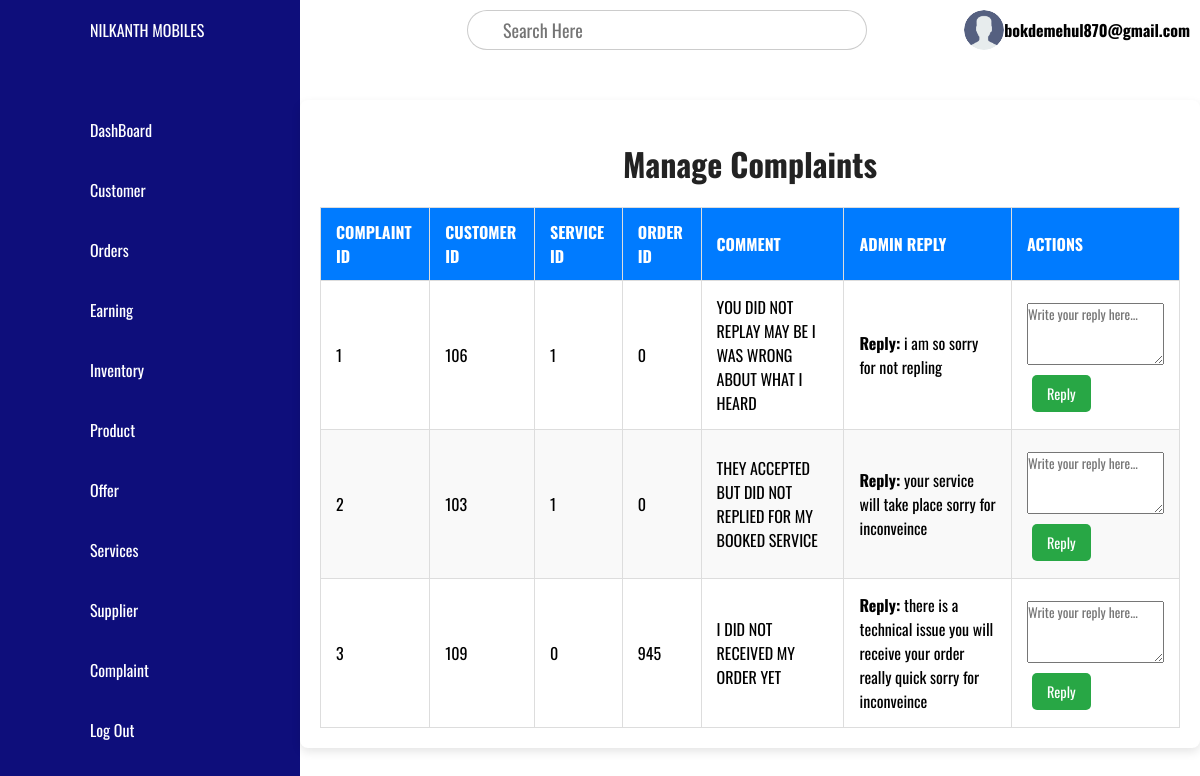
Screenshot of /project/admin/module/complaint.php (signed in) with the database file from the repository.
### tables this page shows
CREATE TABLE `complaint` (
  `COMPLAINT_ID` int(11) NOT NULL,
  `CUSTOMER_ID` int(11) DEFAULT NULL,
  `SERVICE_ID` int(11) DEFAULT NULL,
  `ORDER_ID` int(11) DEFAULT NULL,
  `COMMENT` varchar(250) DEFAULT NULL,
  `REPLY` varchar(500) DEFAULT NULL
);

### project/admin/module/complaint.php (the view, shortened to what this page needs)
<?php
require_once "/xampp/htdocs/Project/config/db.php";
$complaintQuery = "SELECT * FROM complaint";
$complaintResult = $conn->query($complaintQuery);
?>
<!DOCTYPE html>
<html lang="en">
<head>
</head>
<body>
    <?php require_once "../Nav.php" ?>
    <div class="main">
        <?php require_once "../main.php" ?>
        <div class="complaint-container">
            <h1>Manage Complaints</h1>
            <?php if ($complaintResult->num_rows > 0): ?>
                <table>
                    <thead>
                        <tr>
                            <th>Complaint ID</th>
                            <th>Customer ID</th>
                            <th>Service ID</th>
                            <th>Order ID</th>
                            <th>Comment</th>
                            <th>Admin Reply</th>
                            <th>Actions</th>
                        </tr>
                    </thead>
                    <tbody>
                        <?php while ($complaint = $complaintResult->fetch_assoc()): ?>
                            <tr>
                                <td><?php echo htmlspecialchars($complaint['COMPLAINT_ID']); ?></td>
                                <td><?php echo htmlspecialchars($complaint['CUSTOMER_ID']); ?></td>
                                <td><?php echo htmlspecialchars($complaint['SERVICE_ID']); ?></td>
                                <td><?php echo htmlspecialchars($complaint['ORDER_ID']); ?></td>
                                <td><?php echo htmlspecialchars($complaint['COMMENT']); ?></td>
                                <td>
                                    <?php if (!empty($complaint['REPLY'])): ?>
                                        <p><strong>Reply:</strong> <?php echo htmlspecialchars($complaint['REPLY']); ?></p>
                                    <?php else: ?>
                                        <span>No reply yet.</span>
                                    <?php endif; ?>
                                </td>
                                <td>
                                    <form class="reply-form" action="" method="POST">
                                        <textarea name="reply" rows="3" placeholder="Write your reply here..." required></textarea><br>
                                        <button type="submit" class="action-btn reply-btn">Reply</button>
                                    </form>
                                </td>
                            </tr>
                        <?php endwhile; ?>
                    </tbody>
                </table>
            <?php else: ?>
                <p>No complaints found.</p>
            <?php endif; ?>
        </div>
    </div>
</body>
</html>

### project/assets/css/style.css (style rules this page uses)
* { font-family: "Oswald", serif; margin: 0; padding: 0; box-sizing: border-box; }
:root { --blue:rgb(14, 14, 123); --white: #fff; --gray: #f5f5f5; --black1: #222; --black2: #999; --primary:rgb(54, 54, 204); }
body { min-height: 100vh; overflow-x: hidden; }
.main { position: absolute; width: calc(100% - 300px); left: 300px; min-height: 100vh; background: var(--white); transition: 0.5s; }
h1 { text-align: center; margin: 20px 0; color: var(--black1); }

### project/admin/module/complaint.php (style rules this page uses)
.complaint-container { max-width: 1200px; margin: 40px auto; padding: 20px; background-color: #ffffff; border-radius: 8px; box-shadow: 0 4px 10px rgba(0, 0, 0, 0.1); }
h1 { text-align: center; margin-bottom: 30px; font-size: 2em; color: #007BFF; }
table { width: 100%; border-collapse: collapse; margin-top: 20px; }
th, td { padding: 12px 15px; text-align: left; border: 1px solid #ddd; }
th { background-color: #007BFF; color: white; text-transform: uppercase; font-weight: bold; }
tr:nth-child(even) { background-color: #f9f9f9; }
.reply-form { margin-top: 10px; }
.action-btn { padding: 8px 15px; margin: 5px; color: white; border: none; border-radius: 5px; cursor: pointer; font-size: 0.9em; }
.reply-btn { background-color: #28a745; }

### rows the page displays
complaint: COMPLAINT_ID "1", CUSTOMER_ID "106", SERVICE_ID "1", ORDER_ID "0", COMMENT "YOU DID NOT REPLAY MAY BE I WAS WRONG ABOUT WHAT I HEARD", REPLY "i am so sorry for not repling"
complaint: COMPLAINT_ID "2", CUSTOMER_ID "103", SERVICE_ID "1", ORDER_ID "0", COMMENT "THEY ACCEPTED BUT DID NOT REPLIED FOR MY BOOKED SERVICE", REPLY "your service will take place sorry for inconveince"
complaint: COMPLAINT_ID "3", CUSTOMER_ID "109", SERVICE_ID "0", ORDER_ID "945", COMMENT "I DID NOT RECEIVED MY ORDER YET", REPLY "there is a technical issue you will receive your order really quick sorry for inconveince"

### other values shown
$_SESSION['user_email'] "bokdemehul870@gmail.com"
